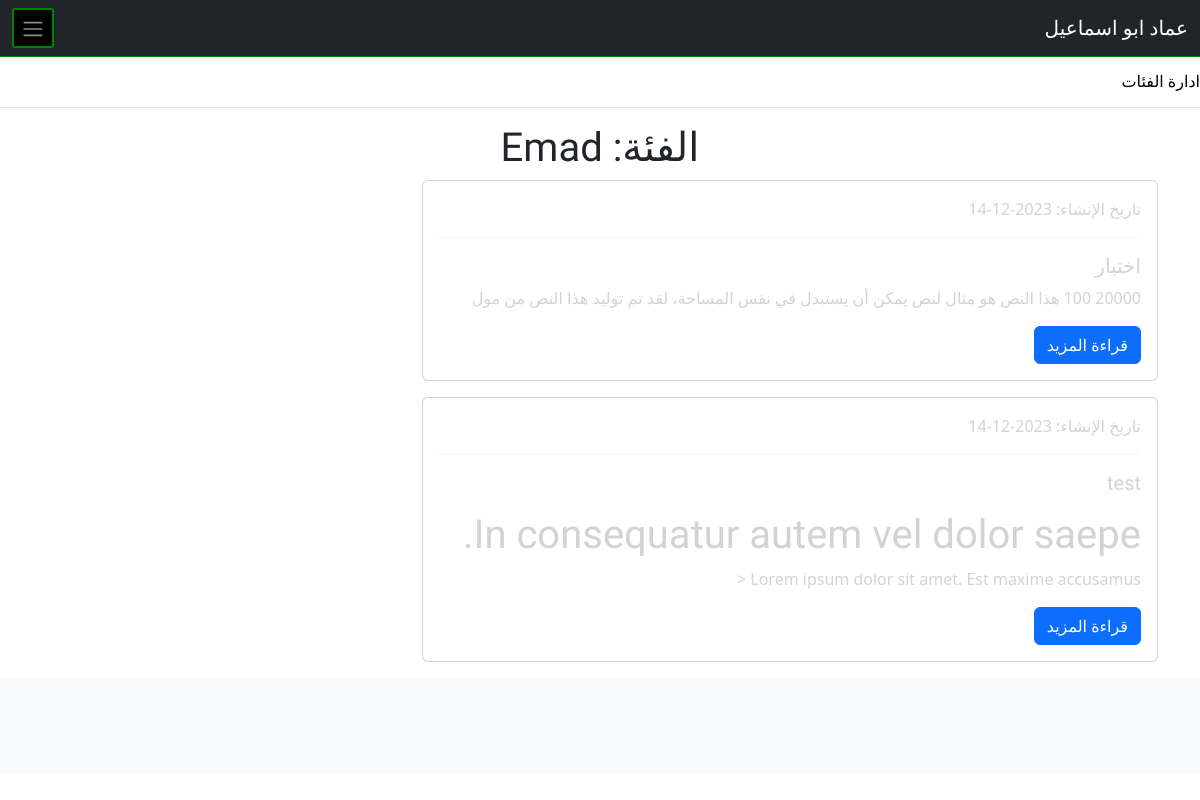
/category/Emad, run on an earlier commit of the app's database.
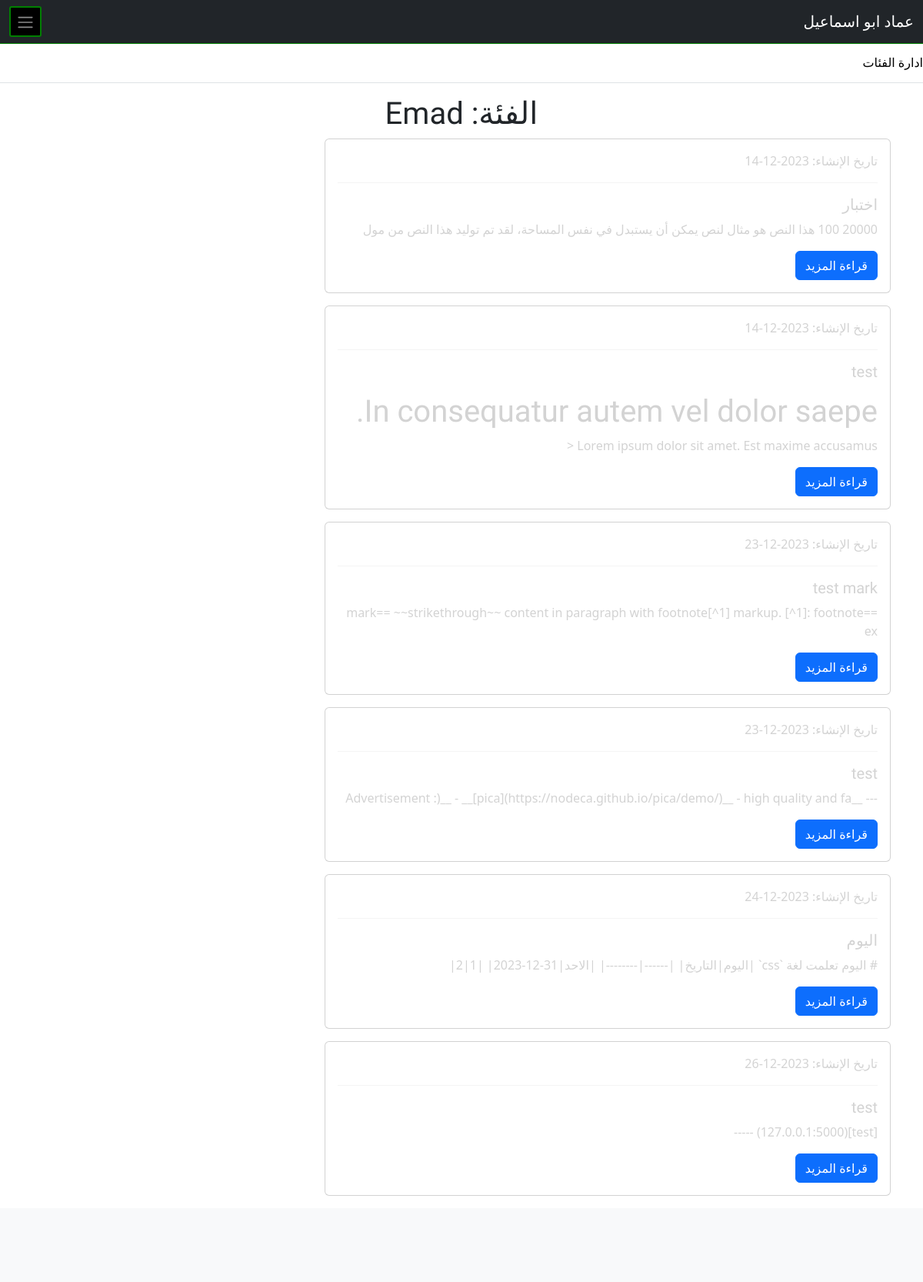
And on a later commit of the database.
### app/models.py (models this page shows, shortened)
class Category(db.Model):
    id = db.Column(db.Integer, primary_key=True)
    name = db.Column(db.String(30), unique=True)
    posts = db.relationship("Post", back_populates="category")

class Post(db.Model):
    id = db.Column(db.Integer, primary_key=True)
    title = db.Column(db.String)
    content = db.Column(db.Text)
    created_at = db.Column(db.DateTime, default=datetime.utcnow)
    is_read = db.Column(db.Boolean, default=False)
    can_comment = db.Column(db.Boolean, default=True)
    user_id = db.Column(db.Integer, db.ForeignKey("user.id"))
    category_id = db.Column(db.Integer, db.ForeignKey("category.id"))
    category = db.relationship("Category", back_populates="posts")
    comments = db.relationship(
        "Comment", back_populates="post", cascade="all, delete-orphan"
    )

### app/viwes/fields.py (the view)
@fields.route("/category/<string:category>")
def category_posts(category):
    posts = Post.query.filter_by(
        category=Category.query.filter_by(name=category).first()
    ).all()
    return render_template("fields/category.html", category=category, posts=posts)

### app/templates/fields/category.html
{% extends 'layout.html' %}
{% block content %}
    <div class="container">
        <h1 class="text-center">الفئة: {{ category }}</h1>
        <div class="row">
            {% for post in posts %}
            <div class="container">
  <div class="row">
    <div class="col-md-8">
      <div class="card mb-3">
        <div class="card-body" style="color: {% if post.is_read %}lightgray{% else %}red{% endif %}">
<p class="card-text">تاريخ الإنشاء: {{ post.created_at.strftime("%Y-%m-%d") }}</p>
              <hr>
          <h5 class="card-title">{{ post.title }}</h5>
          <p class="card-text">{{ post.content[:100]|safe }}</p>
              <a href="/articles/{{post.id}}" class="btn btn-primary">قراءة المزيد</a>
        </div>
      </div>
    </div>
  </div>
</div>
            {% endfor %}
        </div>
    </div>
{% endblock %}

### app/templates/layout.html (shortened to what this page needs)
<!DOCTYPE html>
<html lang="ar" dir="rtl">
<head>
  <link rel="stylesheet" href=" {{ url_for('static',filename='vendor/bootstrap/css/bootstrap.rtl.min.css') }}">
  <link rel="stylesheet" href="{{ url_for('static',filename='css/blog.rtl.css') }}">
      <link rel="stylesheet" href="{{ url_for('static',filename='css/font-awesome.min.css') }}">
      <link rel="stylesheet" href="{{ url_for('static',filename='css/main.css') }}">
</head>
<body>
<nav class="navbar navbar-dark bg-dark fixed-top st-my ">
  <div class="container-fluid  ">
    <a class="navbar-brand" href="/">عماد ابو اسماعيل</a>
    <button class="taggle-but" type="button" data-bs-toggle="offcanvas" data-bs-target="#offcanvasDarkNavbar" aria-controls="offcanvasDarkNavbar" aria-label="Toggle navigation"><span class="navbar-toggler-icon"></span></button>
  </div>
</nav>
 <div class="nav-scroller py-1 mb-3 border-bottom">
    <nav class="nav nav-underline justify-content-between">
      <a class="nav-item nav-link link-body-emphasis" href="/category/manage">ادارة الفئات</a>
    </nav>
  </div>
  {% block content %}{% endblock %}
  <footer class="py-5 text-center text-body-secondary bg-body-tertiary">
  </footer>
</body>
</html>

### app/static/css/blog.rtl.css (style rules this page uses)
h1, h2, h3, h4, h5, h6 { font-family: Amiri, Georgia, "Times New Roman", serif; }

### app/static/css/main.css (style rules this page uses)
:root { --mainColor: green; }
.st-my { position: sticky; border-bottom: solid 1px var(--mainColor); }
.taggle-but { border:solid 2px green; background-color: tan; background-color: black; border-radius: 3px; padding: 5px 7px; }

### app/templates/layout.html (style rules this page uses)
.border-bottom { border-bottom-color:green; }

What changed in the data, as far as the page shows it:
added Post: created_at "2023-12-23", title "test mark", content "==mark== ~~strikethrough~~ content in paragraph with footnote[^1] markup. [^1]: footnote ex"
added Post: created_at "2023-12-23", title "test", content "--- __Advertisement :)__ - __[pica](https://nodeca.github.io/pica/demo/)__ - high quality and fa"
added Post: created_at "2023-12-24", title "اليوم", content "# اليوم تعلمت لغة `css` |اليوم|التاريخ| |------|--------| |الاحد|31-12-2023| |1|2|"
added Post: created_at "2023-12-26", title "test", content "[test](127.0.0.1:5000) -----"
